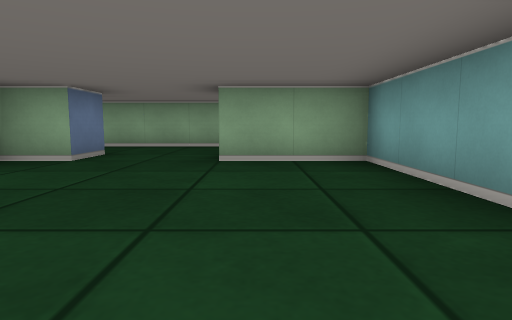
View 1 (above)

17 first-person views from a walk through a cub3D ray-caster map. The camera is about half as high as the walls, tilts 6° down and sees 75° across. The floor is counted in squares. Each view is taken from the middle of a square. On the plan, view 1 faces up. The plan holds only what a view shows up to about 9 squares ahead; the rest is blank. The place goes on beyond the plan.

View 2
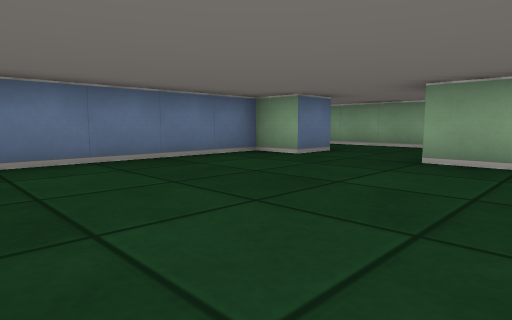

View 3
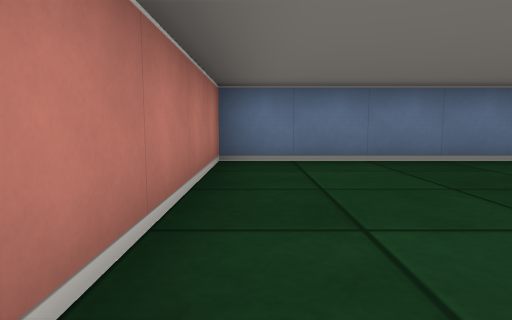

View 4
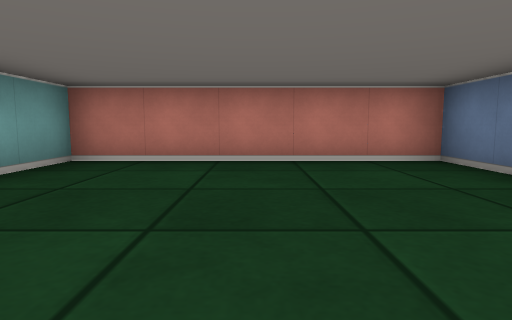

View 5
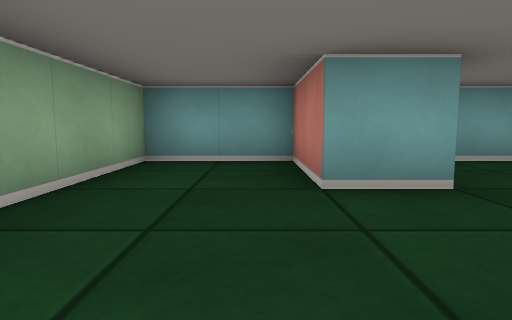

View 6
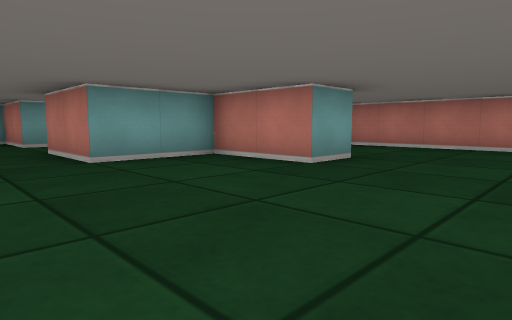

View 7
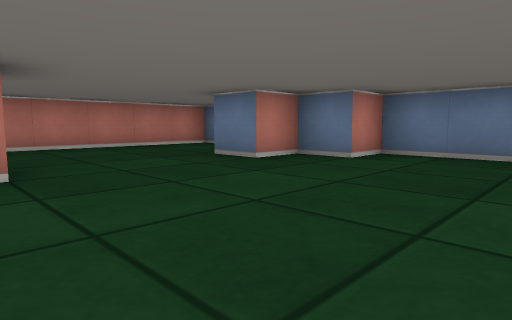

View 8
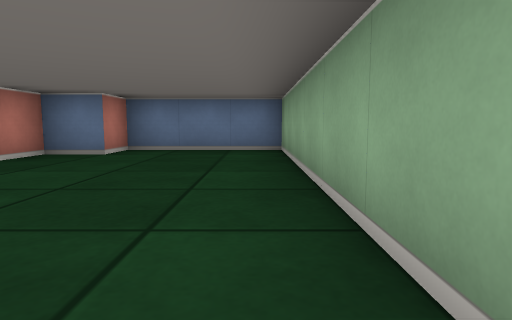

View 9
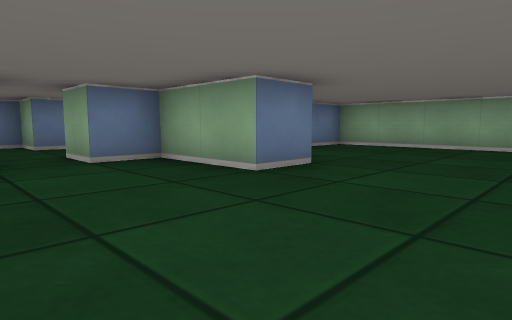

View 10
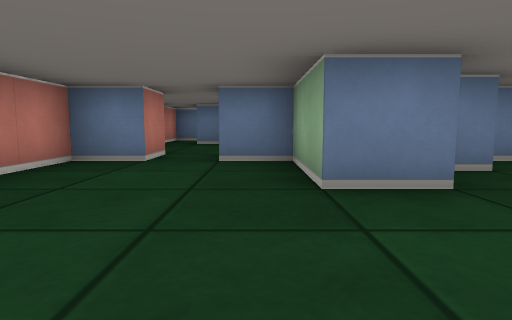

View 11
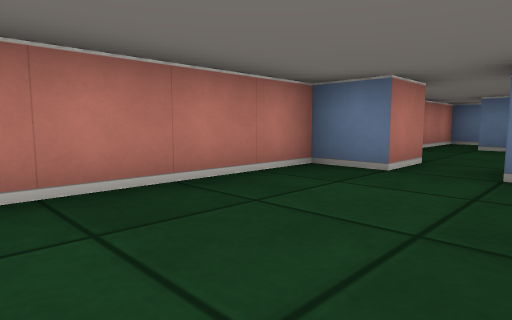

View 12
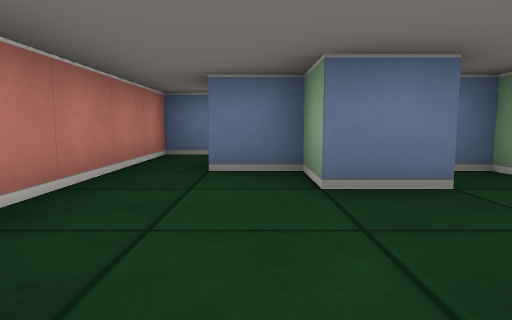

View 13
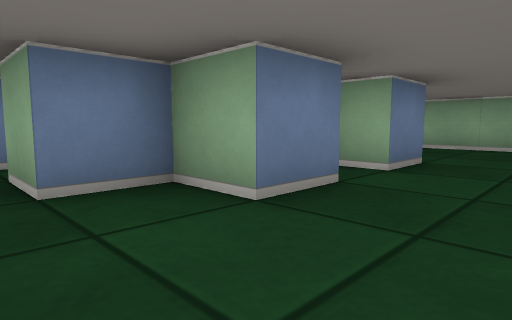

View 14
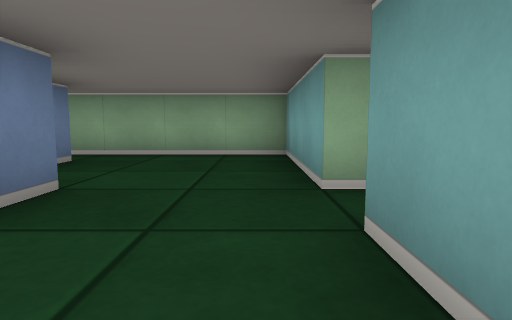

View 15
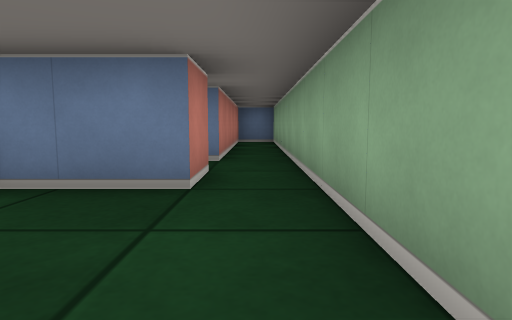

View 16
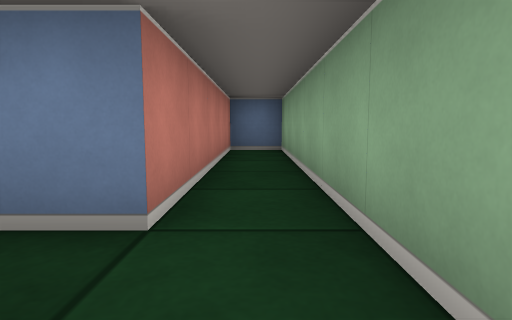

View 17
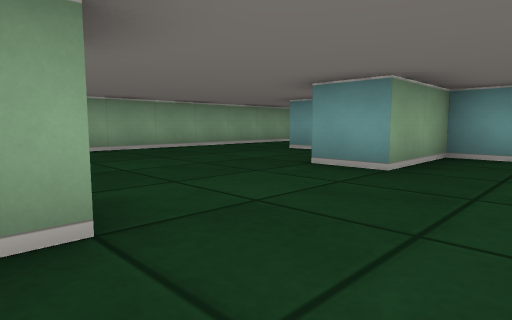

### Floor plan
Ten units are one square. View 1 is at (0, 0); x grows to the right and y downward. Boxes are objects, and circles mark ways between rooms. Rooms are numbered by the first view taken in them; rooms with no view inside come last. Other rooms are left out.
<svg viewBox="-230 -80 250 90">
<path fill="none" stroke="#000" d="M-25 -55 -25 -45 -35 -45 -35 5 15 5 15 -45 -5 -45 -5 -55M-45 -16 -45 -25 -65 -25 -65 -35 -45 -35 -45 -55 -25 -55M-115 -5 -115 5 -48 5M-25 -75 -115 -75 -115 -45 -105 -45 -105 -35 -95 -35 -95 -25 -115 -25 -115 -15M-145 -26 -145 -15 -155 -15 -155 -5 -165 -5M-125 -25 -125 -35M-145 -46 -145 -35 -155 -35 -155 -30M-125 -45 -125 -75 -165 -75M-126 -5 -115 -5M-115 -15 -125 -15M-175 -8 -175 5 -139 5M-165 -65 -155 -65 -155 -50M-5 -55 15 -55 15 -75 -25 -75M-165 -75 -225 -75 -225 -65 -175 -65"/>
<circle cx="-15" cy="-50" r="3" fill="#2a7"/>
<circle cx="-120" cy="-10" r="3" fill="#2a7"/>
<circle cx="-35" cy="-65" r="3" fill="#2a7"/>
<circle cx="-160" cy="-70" r="3" fill="#2a7"/>
<text x="-10" y="-20">1</text>
<text x="-80" y="-40">2</text>
<text x="-140" y="-30">3</text>
<text x="-10" y="-70">4</text>
<text x="-200" y="-70">5</text>
</svg>
Room 1 opens to room 4. Room 2 opens to room 3. Room 2 opens to room 4. Room 3 opens to room 5.

Where each view was taken, in squares from view 1:
view 1: 0 up, 0 right, facing up
view 2: 0 up, 1 right, facing up-left
view 3: 0 up, 1 right, facing left
view 4: 4 up, 1 left, facing down
view 5: 6 up, 3 left, facing right
view 6: 7 up, 9 left, facing down-right
view 7: 7 up, 6 left, facing down-left
view 8: 7 up, 5 left, facing left
view 9: 0 up, 7 left, facing up-left
view 10: 2 up, 7 left, facing left
view 11: 2 up, 8 left, facing down-left
view 12: 1 up, 12 left, facing left
view 13: 0 up, 13 left, facing up-left
view 14: 2 up, 13 left, facing up
view 15: 7 up, 13 left, facing left
view 16: 7 up, 16 left, facing left
view 17: 1 up, 10 left, facing up-right
